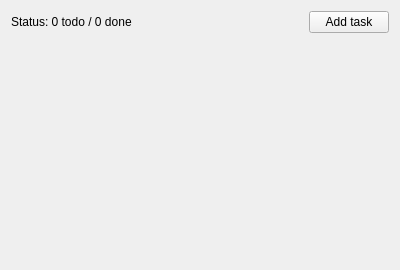
<?xml version="1.0" encoding="UTF-8"?>
<ui version="4.0">
 <class>MainWindow</class>
 <widget class="QMainWindow" name="MainWindow">
  <property name="windowModality">
   <enum>Qt::NonModal</enum>
  </property>
  <property name="geometry">
   <rect>
    <x>0</x>
    <y>0</y>
    <width>400</width>
    <height>270</height>
   </rect>
  </property>
  <property name="windowTitle">
   <string>Todo</string>
  </property>
  <widget class="QWidget" name="centralWidget">
   <property name="enabled">
    <bool>true</bool>
   </property>
   <layout class="QGridLayout" name="gridLayout">
    <item row="0" column="0" colspan="2">
     <layout class="QHBoxLayout" name="toolbarLayout">
      <item>
       <widget class="QLabel" name="statusLabel">
        <property name="text">
         <string>Status: 0 todo / 0 done</string>
        </property>
       </widget>
      </item>
      <item>
       <spacer name="horizontalSpacer">
        <property name="orientation">
         <enum>Qt::Horizontal</enum>
        </property>
        <property name="sizeHint" stdset="0">
         <size>
          <width>118</width>
          <height>13</height>
         </size>
        </property>
       </spacer>
      </item>
      <item>
       <widget class="QPushButton" name="addTaskButton">
        <property name="text">
         <string>Add task</string>
        </property>
       </widget>
      </item>
     </layout>
    </item>
    <item row="1" column="0" colspan="2">
     <layout class="QVBoxLayout" name="tasksLayout" stretch=""/>
    </item>
    <item row="2" column="0" colspan="2">
     <spacer name="verticalSpacer">
      <property name="orientation">
       <enum>Qt::Vertical</enum>
      </property>
      <property name="sizeHint" stdset="0">
       <size>
        <width>20</width>
        <height>189</height>
       </size>
      </property>
     </spacer>
    </item>
   </layout>
  </widget>
 </widget>
 <layoutdefault spacing="6" margin="11"/>
 <resources/>
 <connections/>
</ui>
